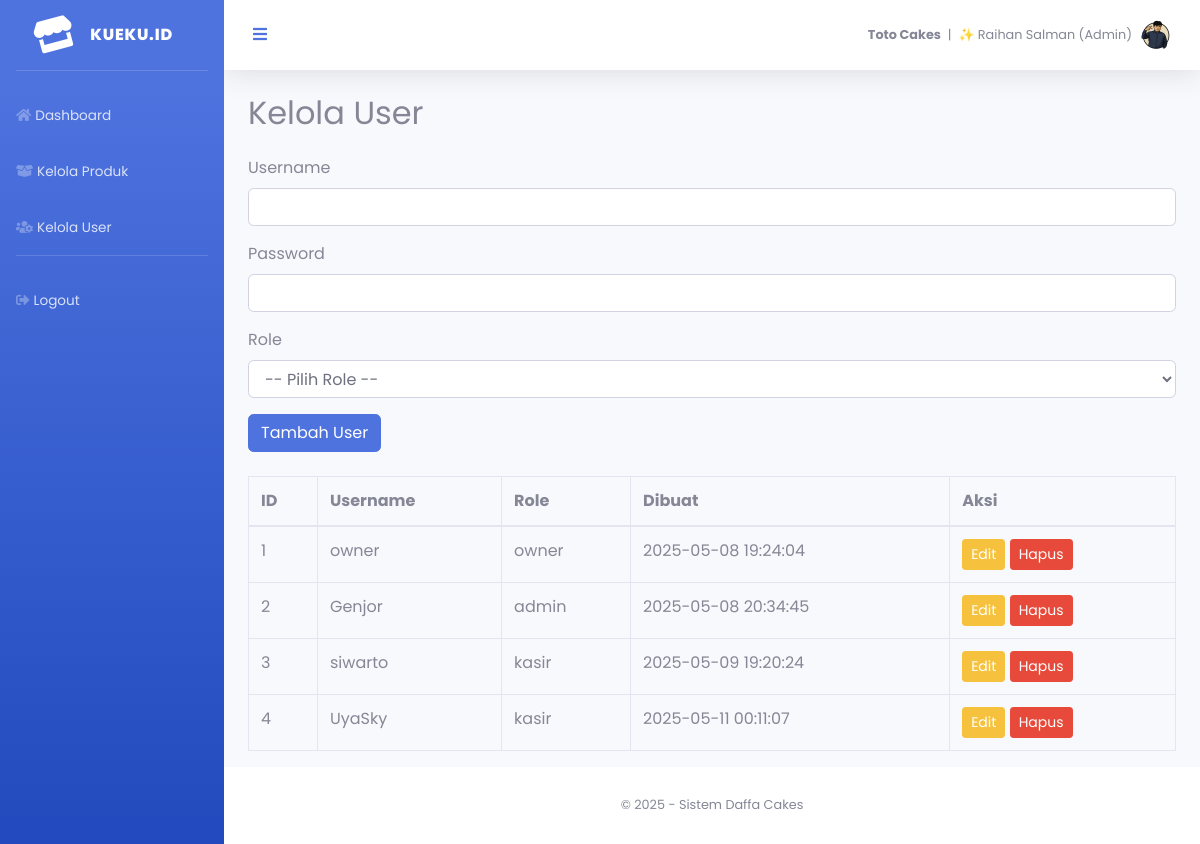
/views/user/kelola_user.php (signed in), run on an earlier commit of the app's database.
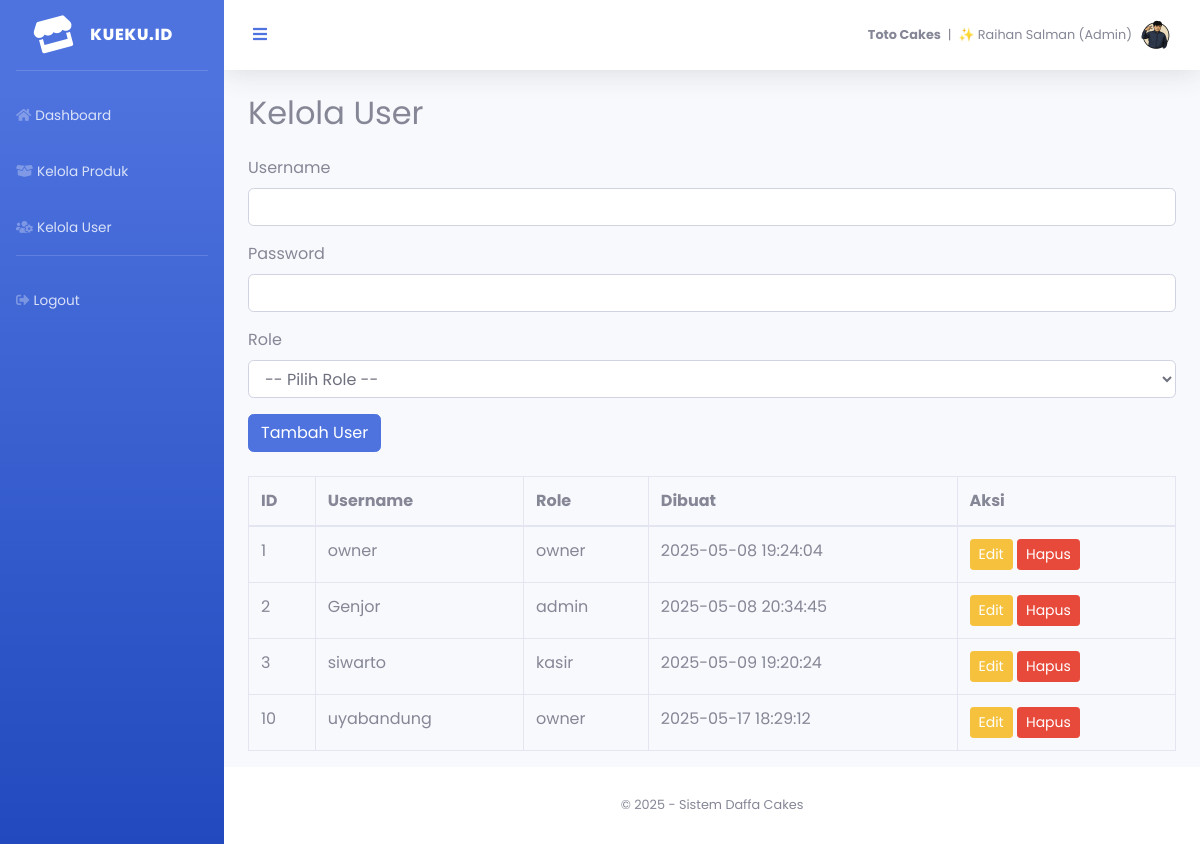
And on a later commit of the database.
### tables this page shows
CREATE TABLE `user` (
  `user_id` int(11) NOT NULL,
  `username` varchar(50) NOT NULL,
  `password` varchar(255) NOT NULL,
  `role` enum('owner','admin','kasir') NOT NULL,
  `created_at` datetime DEFAULT current_timestamp(),
  `nama_lengkap` varchar(100) DEFAULT NULL,
  `foto` varchar(100) DEFAULT 'default.png'
);

### views/user/kelola_user.php (the view, shortened to what this page needs)
<?php
include_once '../layouts/header.php';
include_once '../layouts/sidebar.php';
$query = mysqli_query($conn, "SELECT * FROM user ORDER BY user_id ASC");
?>
<div class="container-fluid">
    <h2 class="mb-4">Kelola User</h2>
    <form action="tambah_user.php" method="POST" class="mb-4">
        <div class="form-group">
            <label>Username</label>
            <input type="text" name="username" required class="form-control">
        </div>
        <div class="form-group">
            <label>Password</label>
            <input type="password" name="password" required class="form-control">
        </div>
        <div class="form-group">
            <label>Role</label>
            <select name="role" class="form-control" required>
                <option value="">-- Pilih Role --</option>
            </select>
        </div>
        <button class="btn btn-primary" type="submit">Tambah User</button>
    </form>
    <table class="table table-bordered">
        <thead>
            <tr>
                <th>ID</th>
                <th>Username</th>
                <th>Role</th>
                <th>Dibuat</th>
                <th>Aksi</th>
            </tr>
        </thead>
        <tbody>
           <?php while ($row = mysqli_fetch_assoc($query)) : ?>
                <tr>
                    <td><?= $row['user_id'] ?></td>
                    <td><?= htmlspecialchars($row['username']) ?></td>
                    <td><?= $row['role'] ?></td>
                    <td><?= $row['created_at'] ?></td>
                    <td>
                        <a href="edit_user.php?id=<?= $row['user_id'] ?>" class="btn btn-sm btn-warning">Edit</a>
                        <button onclick="hapusUser(<?= $row['user_id'] ?>)" class="btn btn-sm btn-danger">Hapus</button>
                    </td>
                </tr>
            <?php endwhile; ?>
        </tbody>
    </table>
</div>
<?php include_once '../layouts/footer.php'; ?>

What changed in the data, as far as the page shows it:
removed user: user_id "4", username "UyaSky", role "kasir", created_at "2025-05-11 00:11:07"
added user: user_id "10", username "uyabandung", role "owner", created_at "2025-05-17 18:29:12"
